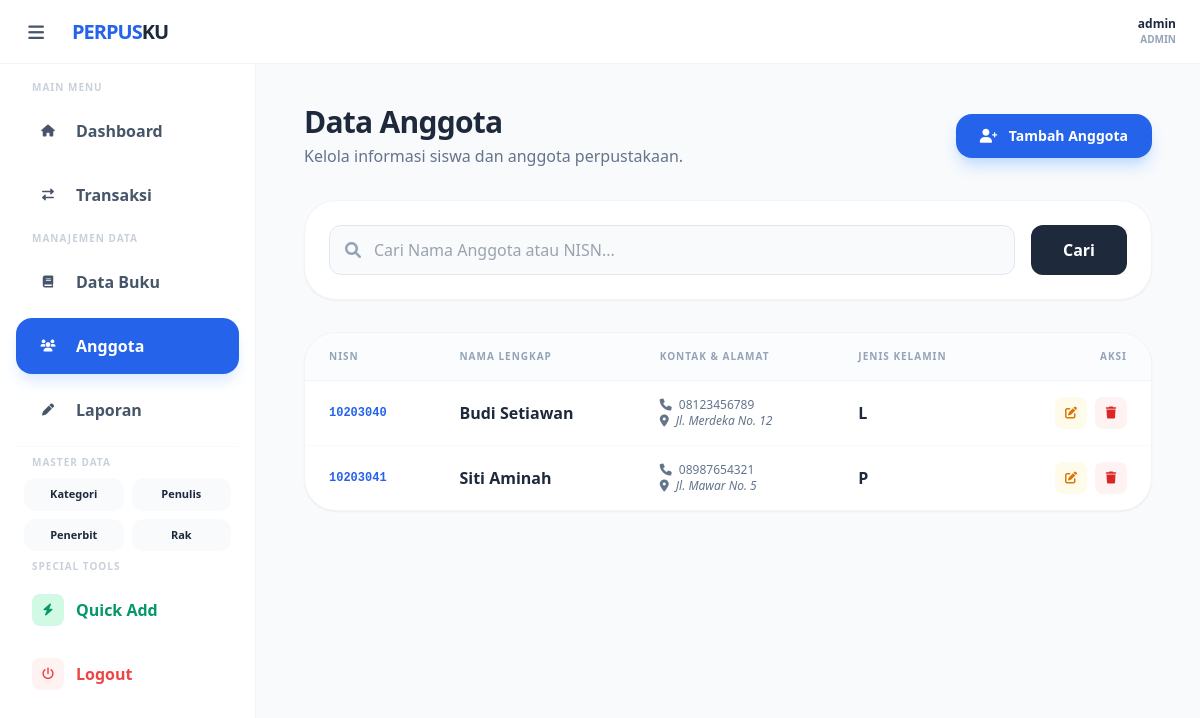
Before: /pages/anggota/index.php (signed in) with the older database file.
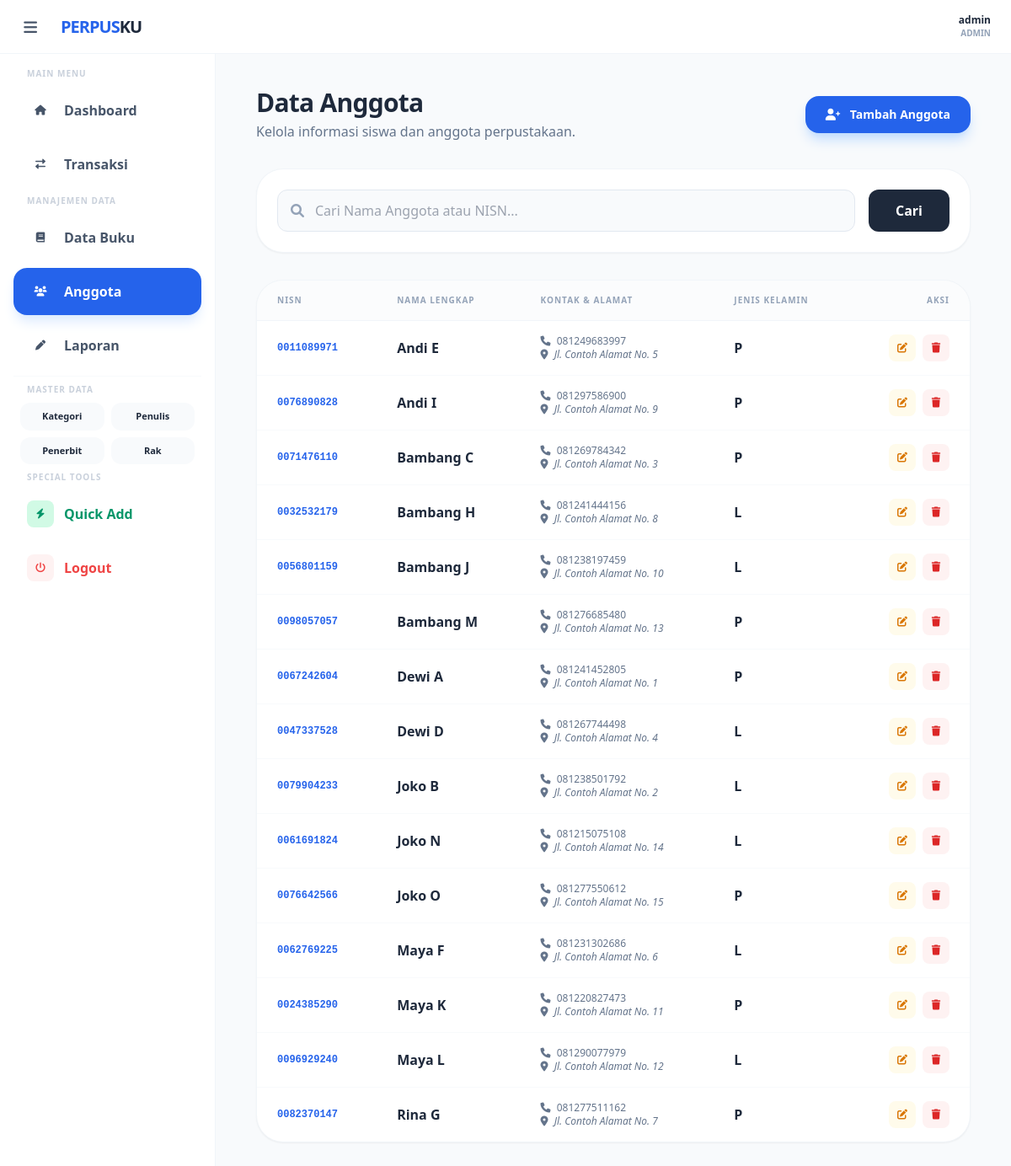
After: the same page with the newer database file.
### tables this page shows
CREATE TABLE `anggota` (
  `id` int NOT NULL,
  `id_user` int DEFAULT NULL,
  `nisn` varchar(20) NOT NULL,
  `nama_anggota` varchar(100) NOT NULL,
  `jenis_kelamin` enum('L','P') DEFAULT NULL,
  `no_telp` varchar(15) DEFAULT NULL,
  `alamat` text,
  `tanggal_mendaftar` date DEFAULT (curdate())
);

### pages/anggota/index.php (the view, shortened to what this page needs)
<?php
require_once "../../konek.php";
require_once "../../layout/header.php";
require_once "../../layout/sidebar.php";
$search = $_GET['search'] ?? '';
$sql = "SELECT * FROM anggota WHERE 1=1";
$sql .= " ORDER BY nama_anggota ASC";
$query = mysqli_query($conn, $sql);
?>
<div class="p-6">
    <div class="flex justify-between items-center mb-8">
        <div>
            <h2 class="text-3xl font-extrabold text-slate-800 tracking-tight">Data Anggota</h2>
            <p class="text-slate-500 mt-1">Kelola informasi siswa dan anggota perpustakaan.</p>
        </div>
        <a href="tambah.php" class="bg-blue-600 hover:bg-blue-700 text-white font-bold px-6 py-3 rounded-2xl transition-all shadow-lg shadow-blue-200 text-sm">
            <i class="fas fa-user-plus mr-2"></i> Tambah Anggota
        </a>
    </div>
    <div class="bg-white rounded-[2rem] shadow-sm border border-slate-100 p-6 mb-8">
        <form method="GET" action="" class="flex gap-4">
            <div class="relative flex-1">
                <i class="fas fa-search absolute left-4 top-1/2 -translate-y-1/2 text-slate-400"></i>
                <input type="text" name="search" value="<?= $search; ?>" placeholder="Cari Nama Anggota atau NISN..."
                       class="w-full pl-11 pr-4 py-3 rounded-xl border border-slate-200 bg-slate-50 focus:ring-2 focus:ring-blue-500 outline-none transition-all">
            </div>
            <button type="submit" class="bg-slate-800 text-white px-8 py-3 rounded-xl font-bold hover:bg-slate-900 transition-all">Cari</button>
        </form>
    </div>
    <div class="bg-white rounded-[2rem] shadow-sm border border-slate-100 overflow-hidden">
        <table class="w-full text-left">
            <thead>
                <tr class="bg-slate-50/50 border-b border-slate-100 text-[10px] font-black text-slate-400 uppercase tracking-widest">
                    <th class="px-6 py-4">NISN</th>
                    <th class="px-6 py-4">Nama Lengkap</th>
                    <th class="px-6 py-4">Kontak & Alamat</th>
                    <th class="px-6 py-4">Jenis Kelamin</th>
                    <th class="px-6 py-4 text-right">Aksi</th>
                </tr>
            </thead>
            <tbody class="divide-y divide-slate-50">
                <?php while($row = mysqli_fetch_assoc($query)) : ?>
                <tr class="hover:bg-slate-50/50 transition-colors">
                    <td class="px-6 py-4 font-mono text-xs text-blue-600 font-bold"><?= $row['nisn']; ?></td>
                    <td class="px-6 py-4 font-bold text-slate-800"><?= $row['nama_anggota']; ?></td>
                    <td class="px-6 py-4 text-xs text-slate-500">
                        <div><i class="fas fa-phone mr-1"></i> <?= $row['no_telp'] ?: '-'; ?></div>
                        <div class="italic"><i class="fas fa-map-marker-alt mr-1"></i> <?= $row['alamat'] ?: '-'; ?></div>
                    </td>
                    <td class="px-6 py-4 font-bold text-slate-800"><?= $row['jenis_kelamin']; ?></td>
                    <td class="px-6 py-4 text-right">
                        <div class="flex justify-end gap-2">
                            <a href="edit.php?id=<?= $row['id']; ?>" class="w-8 h-8 rounded-lg bg-amber-50 text-amber-600 flex items-center justify-center hover:bg-amber-600 hover:text-white transition-all"><i class="fas fa-edit text-xs"></i></a>
                            <button onclick="konfirmasiHapus('hapus.php?id=<?= $row['id'] ?>')"
                                    class="w-8 h-8 rounded-lg bg-red-50 text-red-600 flex items-center justify-center hover:bg-red-600 hover:text-white transition-all">
                                <i class="fas fa-trash text-xs"></i>
                            </button>
                        </div>
                    </td>
                </tr>
                <?php endwhile; ?>
            </tbody>
        </table>
    </div>
</div>

Changed rows visible on the page:
added anggota: nisn "0011089971", nama_anggota "Andi E", no_telp "081249683997", alamat "Jl. Contoh Alamat No. 5", jenis_kelamin "P"
added anggota: nisn "0076890828", nama_anggota "Andi I", no_telp "081297586900", alamat "Jl. Contoh Alamat No. 9", jenis_kelamin "P"
added anggota: nisn "0071476110", nama_anggota "Bambang C", no_telp "081269784342", alamat "Jl. Contoh Alamat No. 3", jenis_kelamin "P"
added anggota: nisn "0032532179", nama_anggota "Bambang H", no_telp "081241444156", alamat "Jl. Contoh Alamat No. 8", jenis_kelamin "L"
added anggota: nisn "0056801159", nama_anggota "Bambang J", no_telp "081238197459", alamat "Jl. Contoh Alamat No. 10", jenis_kelamin "L"
added anggota: nisn "0098057057", nama_anggota "Bambang M", no_telp "081276685480", alamat "Jl. Contoh Alamat No. 13", jenis_kelamin "P"
changed anggota: nisn "10203040" → "0067242604"; nama_anggota "Budi Setiawan" → "Dewi A"; no_telp "08123456789" → "081241452805"; alamat "Jl. Merdeka No. 12" → "Jl. Contoh Alamat No. 1"; jenis_kelamin "L" → "P"
added anggota: nisn "0047337528", nama_anggota "Dewi D", no_telp "081267744498", alamat "Jl. Contoh Alamat No. 4", jenis_kelamin "L"
changed anggota: nisn "10203041" → "0079904233"; nama_anggota "Siti Aminah" → "Joko B"; no_telp "08987654321" → "081238501792"; alamat "Jl. Mawar No. 5" → "Jl. Contoh Alamat No. 2"; jenis_kelamin "P" → "L"
added anggota: nisn "0061691824", nama_anggota "Joko N", no_telp "081215075108", alamat "Jl. Contoh Alamat No. 14", jenis_kelamin "L"
added anggota: nisn "0076642566", nama_anggota "Joko O", no_telp "081277550612", alamat "Jl. Contoh Alamat No. 15", jenis_kelamin "P"
added anggota: nisn "0062769225", nama_anggota "Maya F", no_telp "081231302686", alamat "Jl. Contoh Alamat No. 6", jenis_kelamin "L"
added anggota: nisn "0024385290", nama_anggota "Maya K", no_telp "081220827473", alamat "Jl. Contoh Alamat No. 11", jenis_kelamin "P"
added anggota: nisn "0096929240", nama_anggota "Maya L", no_telp "081290077979", alamat "Jl. Contoh Alamat No. 12", jenis_kelamin "L"
added anggota: nisn "0082370147", nama_anggota "Rina G", no_telp "081277511162", alamat "Jl. Contoh Alamat No. 7", jenis_kelamin "P"
